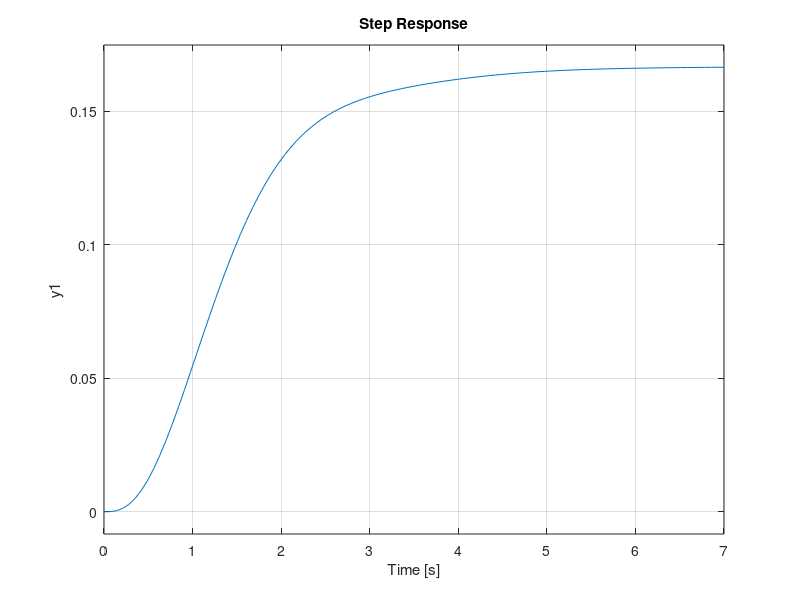

Write MATLAB code to recreate this figure. (Note: this script raises an error after producing the figure.)
%%13-B Effect of addition on closed loop poles
sys = tf([1],[1 3 6])
p = [-1 -5 -10 -20]
for i=1:4
    sys_new = tf([1], [1 -p(i)])*sys
    subplot(2,2,i)
    step(sys_new)
    stepinfo(sys_new)
end
